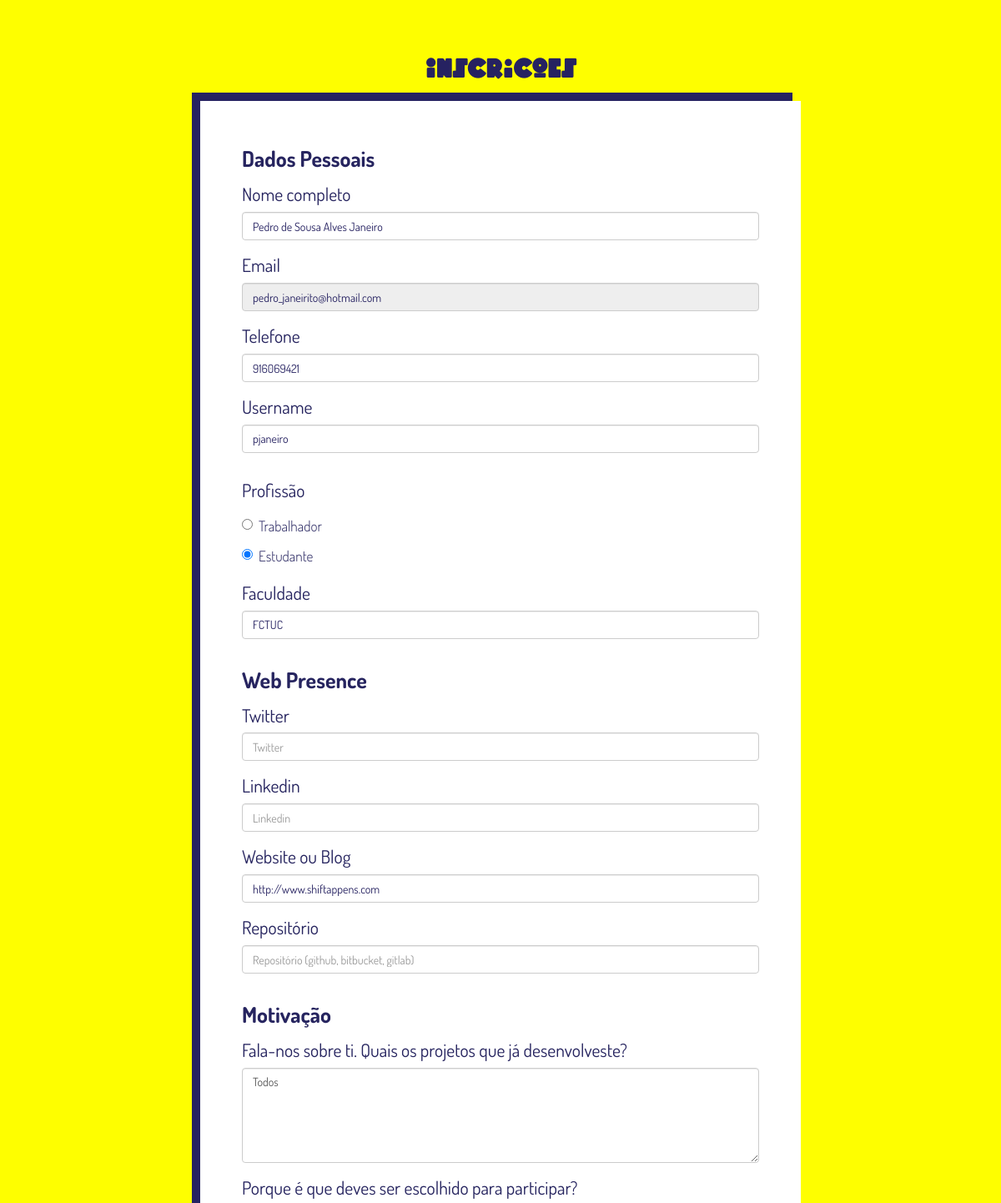
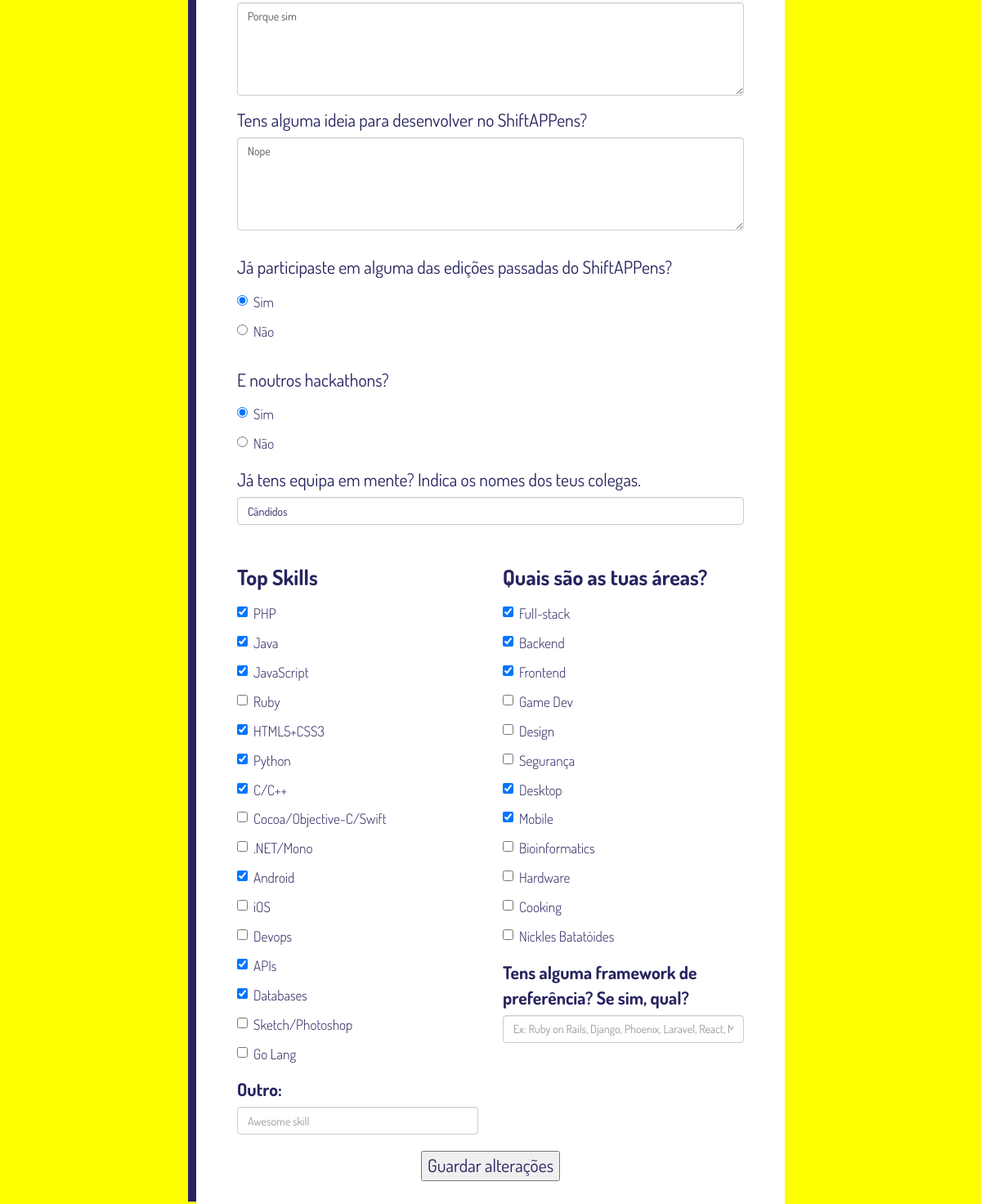
Screenshot of /signin.php?id=6a5498e6582c4a17ff14db012662ff86 with the database file from the repository (2 pictures, top to bottom).
### tables this page shows
CREATE TABLE entries(
        name TEXT NOT NULL,
        email TEXT PRIMARY KEY UNIQUE NOT NULL,
        phone INT UNIQUE NOT NULL,
        username TEXT UNIQUE NOT NULL,
        occupation TEXT NOT NULL,
        workplace TEXT NOT NULL,
        twitter TEXT,
        linkedin TEXT,
        website TEXT,
        repository TEXT,
        about TEXT NOT NULL,
        why TEXT NOT NULL,
        idea TEXT NOT NULL,
        pastEditions TEXT NOT NULL,
        hackathons TEXT NOT NULL,
        team TEXT);

### signin.php (the view, shortened to what the rows shown need)
<?php
$edit = false;
$entries = NULL;
if (isset($_GET['id']) and $db = new MyDB()) {
    $hash = $_GET['id'];
    $query = $db->prepare("SELECT * FROM hashcodes WHERE hash = :hash;");
    $query->bindValue(":hash",$hash);
    $result = $query->execute();
    if($result !== false) {
        $edit = true;
        $row = $result->fetchArray();
        $email = $row['email'];
        $query = $db->prepare("SELECT * FROM entries WHERE email = :email;");
        $query->bindValue(":email",$email);
        $result = $query->execute();
        $entries = $result->fetchArray();
    } else {
        $edit = false;
    }
}
?>
<!DOCTYPE html>
<html>
    <head>
        <link rel="stylesheet" type="text/css" href="assets/css/reset.css"/>
        <link rel="stylesheet" type="text/css" href="assets/css/animate.css">
        <link rel="stylesheet" type="text/css" href="assets/css/font.css"/>
        <link rel="stylesheet" type="text/css" href="assets/css/bootstrap.min.css">
        <link rel="stylesheet" type="text/css" href="assets/css/font-awesome.min.css">
        <link rel="stylesheet" type="text/css" href="assets/css/style.css"/>
    </head>
    <body>
        <section id="sign-in">
            <section class="sign-in-container">
                <header>
                    <h1>Inscricoes</h1>
                </header>
                <div class="sign-in-content">
                    <form method="POST" action="handleSignin.php">
                        <div class="form-group">
                            <label for="nameInput" class="control-label">Nome completo</label>
                            <input type="text" name="name" class="form-control" id="nameInput" placeholder="Nome completo" <?php if($edit){echo "value=\"".$entries['name']."\"";} ?> required/>
                        </div>
                        <div class="form-group">
                            <label for="emailInput" class="control-label">Email</label>
                            <input type="email" name="email" class="form-control" id="emailInput" placeholder="Email" <?php if($edit){echo "readonly value=\"".$entries['email']."\"";} ?> required/>
                        </div>
                        <div class="form-group">
                            <label for="phoneInput" class="control-label">Telefone</label>
                            <input type="tel" name="phone" class="form-control" id="phoneInput" placeholder="Telefone" <?php if($edit){echo "value=\"".$entries['phone']."\"";} ?> required/>
                        </div>
                        <div class="form-group">
                            <label for="userNameInput" class="control-label">Username</label>
                            <input type="text" name="username" class="form-control" id="userNameInput" placeholder="Como queres ser conhecido no slack e nas credenciais" <?php if($edit){echo "value=\"".$entries['username']."\"";} ?> required/>
                        </div>
                        <div class="form-group radio-group">
                            <div class="radio">
                                <label>
                                    <input type="radio" name="occupation" id="worker" value="worker" <?php if($edit and $entries['occupation']=='worker'){echo "checked";} ?> required/>
                                    Trabalhador
                                </label>
                            </div>
                            <div class="radio">
                                <label>
                                    <input type="radio" name="occupation" id="student" value="student" <?php if($edit and $entries['occupation']=='student'){echo "checked";} ?> required/>
                                    Estudante
                                </label>
                            </div>
                        </div>
                        <div class="form-group collapse" id="faculty">
                            <label for="facultyInput" class="control-label">Faculdade</label>
                            <input type="text" name="faculty" class="form-control" id="facultyInput" placeholder="Faculdade" <?php if($edit and $entries['occupation']=='student'){echo "value=\"".$entries['workplace']."\"";} ?>/>
                        </div>
                        <div class="form-group">
                            <label for="websiteInput" class="control-label">Website ou Blog</label>
                            <input type="url" class="form-control" name="website" id="websiteInput" placeholder="Website ou Blog" <?php if($edit){echo "value=\"".$entries['website']."\"";} ?>/>
                        </div>
                        <div class="form-group">
                            <label for="aboutInput" class="control-label">Fala-nos sobre ti. Quais os projetos que já desenvolveste?</label>
                            <textarea name="about" class="form-control" id="aboutInput" rows="5" placeholder="Pretendemos que escrevas uma pequena biografia e que te refiras a todos os projetos que já desenvolveste e que aches relevantes." required><?php if($edit){echo $entries['about'];} ?></textarea>
                        </div>
                        <div class="form-group">
                            <label for="whyInput" class="control-label">Porque é que deves ser escolhido para participar?</label>
                            <textarea name="why" class="form-control" id="whyInput" rows="5" placeholder="Não te desleixes nesta, convence-nos de que deves ser escolhido." required><?php if($edit){echo $entries['why'];} ?></textarea>
                        </div>
                        <div class="form-group">
                            <label for="ideaInput" class="control-label">Tens alguma ideia para desenvolver no ShiftAPPens?</label>
                            <textarea name="idea" class="form-control" id="ideaInput" rows="5" placeholder="Se sim, descreve." required><?php if($edit){echo $entries['idea'];} ?></textarea>
                        </div>
                        <div class="form-group radio-group">
                            <div class="radio">
                                <label>
                                    <input type="radio" name="pastEditions" value="yes" <?php if($edit and $entries['pastEditions']=='yes'){echo "checked";} ?> required/>
                                    Sim
                                </label>
                            </div>
                            <div class="radio">
                                <label>
                                    <input type="radio" name="pastEditions" value="no" <?php if($edit and $entries['pastEditions']=='no'){echo "checked";} ?> required/>
                                    Não
                                </label>
                            </div>
                        </div>
                        <div class="form-group radio-group">
                            <div class="radio">
                                <label>
                                    <input type="radio" name="hackathons" value="yes" <?php if($edit and $entries['hackathons']=='yes'){echo "checked";} ?> required/>
                                    Sim
                                </label>
                            </div>
                            <div class="radio">
                                <label>
                                    <input type="radio" name="hackathons" value="no" <?php if($edit and $entries['hackathons']=='no'){echo "checked";} ?> required/>
                                    Não
                                </label>
                            </div>
                        </div>
                        <div class="form-group">
                            <label for="teamInput" class="control-label">Já tens equipa em mente? Indica os nomes dos teus colegas.</label>
                            <input type="text" name="team" class="form-control" id="teamInput" placeholder="Isto pode ajudar-nos a associar as pessoas a uma equipa" <?php if($edit){echo "value=\"".$entries['team']."\"";} ?>/>
                        </div>
                    </form>
                </div>
            </section>
        </section>
    </body>
</html>

### rows the page displays
entries: name "Pedro de Sousa Alves Janeiro", email "pedro_janeirito@hotmail.com", phone "916069421", username "pjaneiro", occupation "☐ Trabalhador", occupation "☑ Estudante", faculty "FCTUC", website "http://www.shiftappens.com", about "Todos", why "Porque sim", idea "Nope", pastEditions "☑ Sim", pastEditions "☐ Não", hackathons "☑ Sim", hackathons "☐ Não", team "Cândidos"
